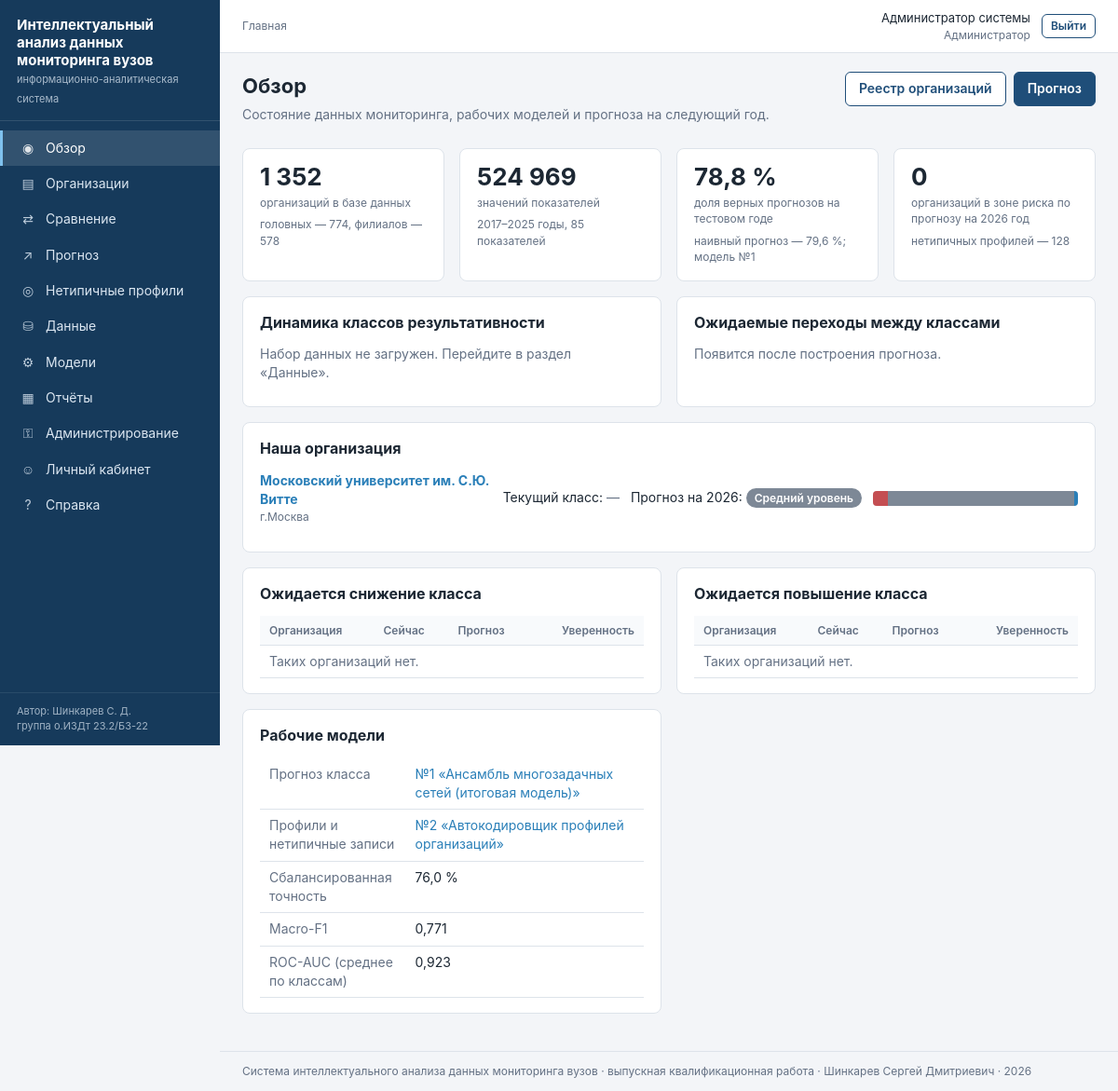
The page / (signed in) on the database its author committed.
### vuzmon/db/models.py (models this page shows)
class Base(DeclarativeBase):
    """Общий базовый класс всех таблиц."""

class User(Base):
    __tablename__ = "users"
    id: Mapped[int] = mapped_column(Integer, primary_key=True)
    login: Mapped[str] = mapped_column(String(64), unique=True)
    password_hash: Mapped[str] = mapped_column(String(255))          # пароль хранится только в виде хеша
    full_name: Mapped[str] = mapped_column(String(128), default="")
    email: Mapped[str] = mapped_column(String(128), default="")
    position: Mapped[str] = mapped_column(String(128), default="")   # должность
    role_id: Mapped[int] = mapped_column(ForeignKey("roles.id"))
    is_active: Mapped[bool] = mapped_column(Boolean, default=True)
    created_at: Mapped[datetime] = mapped_column(DateTime, default=datetime.now)
    last_login_at: Mapped[datetime] = mapped_column(DateTime, nullable=True)
    role: Mapped[Role] = relationship(back_populates="users")

class Role(Base):
    __tablename__ = "roles"
    id: Mapped[int] = mapped_column(Integer, primary_key=True)
    code: Mapped[str] = mapped_column(String(32), unique=True)       # admin / analyst / viewer
    title: Mapped[str] = mapped_column(String(64))                   # название на русском
    description: Mapped[str] = mapped_column(String(255), default="")
    users: Mapped[list["User"]] = relationship(back_populates="role")

class Experiment(Base):
    __tablename__ = "experiments"
    id: Mapped[int] = mapped_column(Integer, primary_key=True)
    name: Mapped[str] = mapped_column(String(128))
    model_type: Mapped[str] = mapped_column(String(32))              # mlp / autoencoder / logreg / boosting ...
    params_json: Mapped[str] = mapped_column(Text, default="{}")     # гиперпараметры
    metrics_json: Mapped[str] = mapped_column(Text, default="{}")    # итоговые метрики качества
    status: Mapped[str] = mapped_column(String(16), default="new")   # new / running / done / failed
    message: Mapped[str] = mapped_column(Text, default="")           # текст ошибки или примечание
    model_file: Mapped[str] = mapped_column(String(255), default="") # путь к сохранённой модели
    is_active: Mapped[bool] = mapped_column(Boolean, default=False)  # используется ли для прогнозов
    dataset_id: Mapped[int] = mapped_column(ForeignKey("datasets.id"), nullable=True)
    created_by: Mapped[int] = mapped_column(ForeignKey("users.id"), nullable=True)
    started_at: Mapped[datetime] = mapped_column(DateTime, default=datetime.now)
    finished_at: Mapped[datetime] = mapped_column(DateTime, nullable=True)
    author: Mapped[User] = relationship()
    dataset: Mapped[Dataset] = relationship()
    epochs: Mapped[list["ExperimentEpoch"]] = relationship(
        back_populates="experiment", cascade="all, delete-orphan", order_by="ExperimentEpoch.epoch")

class Prediction(Base):
    __tablename__ = "predictions"
    __table_args__ = (Index("ix_predictions_university", "university_id", "target_year"),)
    id: Mapped[int] = mapped_column(Integer, primary_key=True)
    experiment_id: Mapped[int] = mapped_column(ForeignKey("experiments.id"))
    university_id: Mapped[int] = mapped_column(ForeignKey("universities.id"))
    base_year: Mapped[int] = mapped_column(Integer)                   # год исходных данных
    target_year: Mapped[int] = mapped_column(Integer)                 # год, на который строится прогноз
    predicted_class: Mapped[int] = mapped_column(Integer)
    probabilities_json: Mapped[str] = mapped_column(Text, default="[]")
    anomaly_score: Mapped[float] = mapped_column(Float, nullable=True)   # ошибка восстановления автокодировщика
    cluster: Mapped[int] = mapped_column(Integer, nullable=True)         # номер типологической группы
    created_by: Mapped[int] = mapped_column(ForeignKey("users.id"), nullable=True)
    created_at: Mapped[datetime] = mapped_column(DateTime, default=datetime.now)
    experiment: Mapped[Experiment] = relationship()
    university: Mapped[University] = relationship()

class University(Base):
    __tablename__ = "universities"
    id: Mapped[int] = mapped_column(Integer, primary_key=True)       # код организации на сайте мониторинга
    name: Mapped[str] = mapped_column(String(512), index=True)
    short_name: Mapped[str] = mapped_column(String(255), default="")
    search_name: Mapped[str] = mapped_column(String(800), default="")
    is_branch: Mapped[bool] = mapped_column(Boolean, default=False)
    head_id: Mapped[int] = mapped_column(Integer, nullable=True)      # головная организация (для филиалов)
    region_id: Mapped[int] = mapped_column(ForeignKey("regions.id"))
    founder_group_id: Mapped[int] = mapped_column(ForeignKey("founder_groups.id"), nullable=True)
    city: Mapped[str] = mapped_column(String(128), default="")
    address: Mapped[str] = mapped_column(String(512), default="")
    website: Mapped[str] = mapped_column(String(255), default="")
    specifics: Mapped[str] = mapped_column(String(255), default="")  # отраслевая специфика
    longitude: Mapped[float] = mapped_column(Float, nullable=True)
    latitude: Mapped[float] = mapped_column(Float, nullable=True)
    last_year: Mapped[int] = mapped_column(Integer, default=0)        # последний год участия в мониторинге
    region: Mapped[Region] = relationship(back_populates="universities")
    founder_group: Mapped[FounderGroup] = relationship(back_populates="universities")
    values: Mapped[list["IndicatorValue"]] = relationship(back_populates="university")
    notes: Mapped[list["AnalystNote"]] = relationship(back_populates="university")

class Region(Base):
    __tablename__ = "regions"
    id: Mapped[int] = mapped_column(Integer, primary_key=True)
    name: Mapped[str] = mapped_column(String(128))
    district_id: Mapped[int] = mapped_column(ForeignKey("federal_districts.id"))
    district: Mapped[FederalDistrict] = relationship(back_populates="regions")
    universities: Mapped[list["University"]] = relationship(back_populates="region")

### webapp/views_main.py (the view, shortened to what this page needs)
@bp.route("/")
@security.login_required
def dashboard():
    db = get_session()
    summary = queries.database_summary(db)
    prepared = _prepared_or_none(db)
    predictions = queries.latest_predictions(db)
    classifier = store.active_experiment(db, "mlp")
    autoencoder = store.active_experiment(db, "autoencoder")
    classifier_metrics = json.loads(classifier.metrics_json) if classifier else {}
    charts, movers = {}, {"down": [], "up": []}
    forecast_counts, transitions = [0, 0, 0], None
    home = None
    home_id = get_setting(db, "home_university_id")
    if home_id.isdigit():
        home_university = db.get(University, int(home_id))
        if home_university is not None:
            home = {"university": home_university, "prediction": predictions.get(home_university.id),
                    "current": queries.current_classes(prepared).get(home_university.id) if prepared else None}
    recent = db.scalars(select(AuditLog).order_by(AuditLog.created_at.desc()).limit(8)).all() \
        if security.has_role(*security.ROLE_ADMIN) else []
    target_year = next(iter(predictions.values()))["target_year"] if predictions else None
    return render_template("dashboard.html", crumbs=[], summary=summary, charts=charts, movers=movers,
                           forecast_counts=forecast_counts, classifier=classifier, autoencoder=autoencoder,
                           classifier_metrics=classifier_metrics, home=home, recent=recent,
                           target_year=target_year, has_predictions=bool(predictions),
                           anomalies=sum(1 for item in predictions.values()
                                         if item["anomaly_score"] is not None and autoencoder is not None
                                         and item["anomaly_score"] > json.loads(autoencoder.metrics_json).get("threshold", 9e9)))

### webapp/templates/dashboard.html (shortened to what this page needs)
{% extends "base.html" %}
{% from "_macros.html" import class_badge, proba_bar with context %}
{% block content %}
<div class="page-head">
  <div>
    <h1>Обзор</h1>
    <p class="lead">Состояние данных мониторинга, рабочих моделей и прогноза на следующий год.</p>
  </div>
  <div class="actions">
    <a class="btn secondary" href="{{ url_for('main.universities') }}">Реестр организаций</a>
    <a class="btn" href="{{ url_for('forecast.index') }}">Прогноз</a>
  </div>
</div>
<div class="grid c4">
  <div class="card kpi">
    <div class="value">{{ summary.universities|num }}</div>
    <div class="label">организаций в базе данных</div>
    <div class="hint muted">головных — {{ summary.heads|num }}, филиалов — {{ (summary.universities - summary.heads)|num }}</div>
  </div>
  <div class="card kpi">
    <div class="value">{{ summary.values_count|num }}</div>
    <div class="label">значений показателей</div>
    <div class="hint muted">{% if summary.year_min %}{{ summary.year_min }}–{{ summary.year_max }} годы, {{ summary.indicators }} показателей{% else %}данные не загружены{% endif %}</div>
  </div>
  <div class="card kpi">
    {% if classifier and classifier_metrics.test %}
      <div class="value">{{ classifier_metrics.test.accuracy|pct }}</div>
      <div class="label">доля верных прогнозов на тестовом годе</div>
      <div class="hint muted">наивный прогноз — {{ classifier_metrics.persistence.test.accuracy|pct }}; модель №{{ classifier.id }}</div>
    {% else %}
      <div class="value">—</div><div class="label">нет рабочей модели прогноза</div>
      <div class="hint"><a href="{{ url_for('models.index') }}">Обучить модель</a></div>
    {% endif %}
  </div>
  <div class="card kpi">
    {% if has_predictions %}
      <div class="value">{{ forecast_counts[0] }}</div>
      <div class="label">организаций в зоне риска по прогнозу на {{ target_year }} год</div>
      <div class="hint muted">нетипичных профилей — {{ anomalies }}</div>
    {% else %}
      <div class="value">—</div><div class="label">прогноз ещё не построен</div>
      <div class="hint"><a href="{{ url_for('forecast.index') }}">Построить прогноз</a></div>
    {% endif %}
  </div>
</div>
<div class="grid c2">
  <div class="card">
    <h2>Динамика классов результативности</h2>
    {% if charts.classes %}<div class="chart">{{ charts.classes|safe }}</div>
    <p class="muted small">Класс определяется числом основных показателей (из пяти), значения которых не ниже медианы по России.</p>
    {% else %}<p class="muted">Набор данных не загружен. Перейдите в раздел «Данные».</p>{% endif %}
  </div>
  <div class="card">
    <h2>Ожидаемые переходы между классами</h2>
    {% if charts.transitions %}<div class="chart">{{ charts.transitions|safe }}</div>
    <p class="muted small">По строкам — класс в последнем году мониторинга, по столбцам — прогноз модели на следующий год.</p>
    {% else %}<p class="muted">Появится после построения прогноза.</p>{% endif %}
  </div>
</div>
{% if home %}
<div class="card">
  <h2>Наша организация</h2>
  <div class="form-row" style="align-items:center">
    <div class="wide" style="flex:1"><a href="{{ url_for('main.university', university_id=home.university.id) }}"><b>{{ home.university.short_name }}</b></a>
      <div class="muted small">{{ home.university.region.name }}</div></div>
    <div>Текущий класс: {{ class_badge(home.current) }}</div>
    {% if home.prediction %}
      <div>Прогноз на {{ home.prediction.target_year }}: {{ class_badge(home.prediction.predicted_class) }}</div>
      <div style="width:220px">{{ proba_bar(home.prediction.probabilities) }}</div>
    {% endif %}
  </div>
</div>
{% endif %}
{% if has_predictions %}
<div class="grid c2">
  <div class="card">
    <h2>Ожидается снижение класса</h2>
    <div class="table-wrap"><table class="data">
      <tr><th>Организация</th><th>Сейчас</th><th>Прогноз</th><th class="num">Уверенность</th></tr>
      {% for row in movers.down %}
      <tr><td><a href="{{ url_for('main.university', university_id=row.id) }}">{{ row.name }}</a></td>
        <td>{{ class_badge(row.now) }}</td><td>{{ class_badge(row.next) }}</td><td class="num">{{ row.confidence|pct }}</td></tr>
      {% else %}<tr><td colspan="4" class="muted">Таких организаций нет.</td></tr>{% endfor %}
    </table></div>
  </div>
  <div class="card">
    <h2>Ожидается повышение класса</h2>
    <div class="table-wrap"><table class="data">
      <tr><th>Организация</th><th>Сейчас</th><th>Прогноз</th><th class="num">Уверенность</th></tr>
      {% for row in movers.up %}
      <tr><td><a href="{{ url_for('main.university', university_id=row.id) }}">{{ row.name }}</a></td>
        <td>{{ class_badge(row.now) }}</td><td>{{ class_badge(row.next) }}</td><td class="num">{{ row.confidence|pct }}</td></tr>
      {% else %}<tr><td colspan="4" class="muted">Таких организаций нет.</td></tr>{% endfor %}
    </table></div>
  </div>
</div>
{% endif %}
<div class="grid c2">
  <div class="card">
    <h2>Рабочие модели</h2>
    <table class="data kv">
      <tr><td>Прогноз класса</td><td>{% if classifier %}{% if has_role('admin', 'analyst') %}<a href="{{ url_for('models.detail', experiment_id=classifier.id) }}">№{{ classifier.id }} «{{ classifier.name }}»</a>{% else %}№{{ classifier.id }} «{{ classifier.name }}»{% endif %}{% else %}<span class="muted">не выбрана</span>{% endif %}</td></tr>
      <tr><td>Профили и нетипичные записи</td><td>{% if autoencoder %}{% if has_role('admin', 'analyst') %}<a href="{{ url_for('models.detail', experiment_id=autoencoder.id) }}">№{{ autoencoder.id }} «{{ autoencoder.name }}»</a>{% else %}№{{ autoencoder.id }} «{{ autoencoder.name }}»{% endif %}{% else %}<span class="muted">не выбрана</span>{% endif %}</td></tr>
      {% if classifier_metrics.test %}
      <tr><td>Сбалансированная точность</td><td>{{ classifier_metrics.test.balanced_accuracy|pct }}</td></tr>
      <tr><td>Macro-F1</td><td>{{ classifier_metrics.test.macro_f1|num(3) }}</td></tr>
      <tr><td>ROC-AUC (среднее по классам)</td><td>{{ classifier_metrics.test.macro_auc|num(3) }}</td></tr>
      {% endif %}
    </table>
  </div>
</div>
{% endblock %}

### webapp/templates/base.html (shortened to what this page needs)
<!DOCTYPE html>
<html lang="ru">
<head>
  <link rel="stylesheet" href="{{ url_for('static', filename='css/app.css') }}">
</head>
<body>
<div class="layout">
  <aside class="sidebar" id="sidebar">
    <div class="brand">
      <b>Интеллектуальный анализ данных мониторинга вузов</b>
      <span>информационно-аналитическая система</span>
    </div>
    <ul class="menu">
      {% for endpoint, title, icon in menu %}
      <li><a href="{{ url_for(endpoint) }}"
             class="{{ 'active' if active_menu == endpoint else '' }}">
        <span class="icon">{{ icon }}</span>{{ title }}</a></li>
      {% endfor %}
    </ul>
    <div class="sidebar-footer">Автор: Шинкарев С. Д.<br>группа о.ИЗДт 23.2/Б3-22</div>
  </aside>
  <div class="main">
    <header class="topbar">
      <nav class="crumbs" aria-label="Навигационная цепочка">
        <a href="{{ url_for('main.dashboard') }}">Главная</a>
      </nav>
      <div class="userbox">
        <div class="right">
          <div>{{ user.full_name or user.login }}</div>
          <div class="role">{{ user.role.title }}</div>
        </div>
        <form method="post" action="{{ url_for('auth.logout') }}" class="inline">
          <button class="btn secondary small" type="submit">Выйти</button>
        </form>
      </div>
    </header>
    <main class="content">
      {% block content %}{% endblock %}
    </main>
    <footer class="footer">
      Система интеллектуального анализа данных мониторинга вузов · выпускная квалификационная работа ·
      Шинкарев Сергей Дмитриевич · {{ now.year }}
    </footer>
  </div>
</div>
</body>
</html>

### rows shown on the page
User: full_name "Администратор системы"
Role: role "Администратор"
Experiment: id "1", name "Ансамбль многозадачных сетей (итоговая модель)"
Prediction: target_year "2026"
University: university.short_name "Московский университет им. С.Ю. Витте"
Region: university.region.name "г.Москва"
Prediction: prediction.target_year "2026"
Experiment: id "2", name "Автокодировщик профилей организаций"

### other values the page prints
{{ icon }} "◉" "▤" "⇄" "↗" "◎" "⛁" "⚙" "▦" "⚿" "☺" "?"
{{ title }} "Обзор" "Организации" "Сравнение" "Прогноз" "Нетипичные профили" "Данные" "Модели" "Отчёты" "Администрирование" "Личный кабинет" "Справка"
{{ summary.universities|num }} "1 352"
{{ summary.heads|num }} "774"
{{ (summary.universities - summary.heads)|num }} "578"
{{ summary.values_count|num }} "524 969"
{{ summary.year_min }} "2017"
{{ summary.year_max }} "2025"
{{ summary.indicators }} "85"
{{ classifier_metrics.test.accuracy|pct }} "78,8 %"
{{ classifier_metrics.persistence.test.accuracy|pct }} "79,6 %"
{{ forecast_counts[0] }} "0"
{{ anomalies }} "128"
{{ class_names[value] }} "Средний уровень"
{{ classifier_metrics.test.balanced_accuracy|pct }} "76,0 %"
